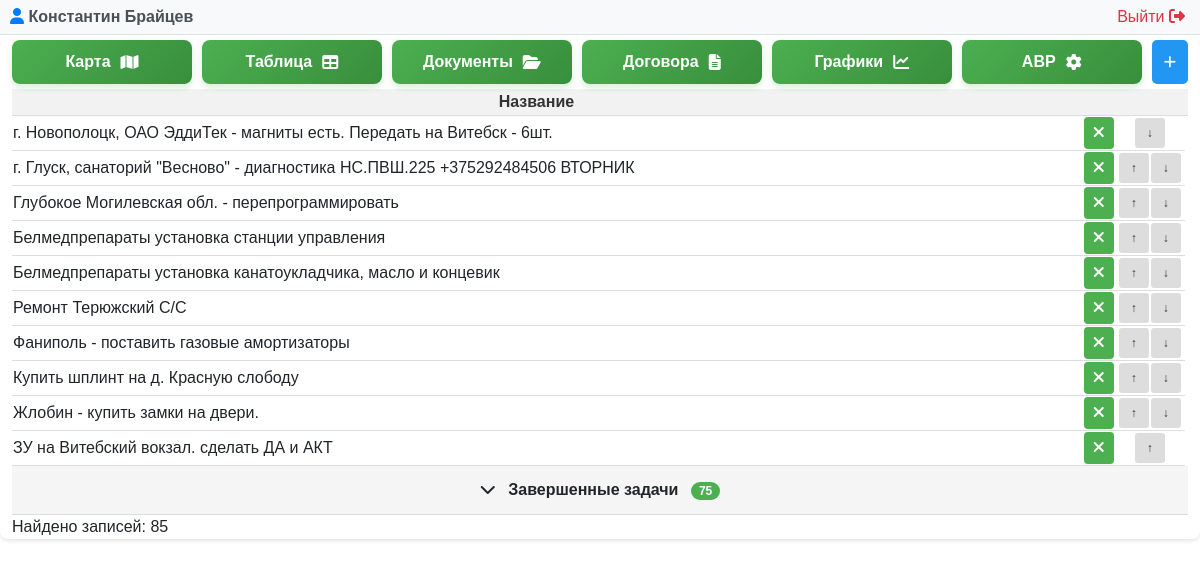
Before: /problem.php (signed in) with the older database file.
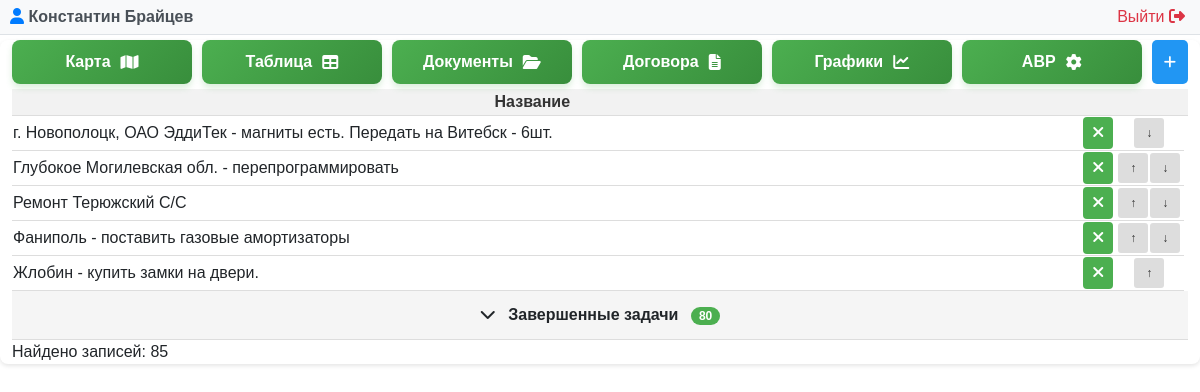
After: the same page with the newer database file.
### tables this page shows
CREATE TABLE "LIFTEH_problem" ("id" integer NOT NULL PRIMARY KEY AUTOINCREMENT, "name" varchar(255) NOT NULL, "created_date" DATETIME DEFAULT CURRENT_TIMESTAMP, "is_completed" bool NOT NULL, "user_id" integer NOT NULL REFERENCES "auth_user" ("id") DEFERRABLE INITIALLY DEFERRED, priority INTEGER);

### problem.php (called while the page is built, shortened)
<?php
require __DIR__ . '/modules/problem/problem.php';

### modules/problem/problem.php (the view, shortened to what the changed rows need)
<?php
try {
    $db = new PDO('sqlite:' . DB_PATH);
    $db->setAttribute(PDO::ATTR_ERRMODE, PDO::ERRMODE_EXCEPTION);
} catch(PDOException $e) {
    die("Ошибка подключения к БД: " . $e->getMessage());
}
$db->exec("CREATE TABLE IF NOT EXISTS LIFTEH_problem (
    id INTEGER PRIMARY KEY AUTOINCREMENT,
    name TEXT NOT NULL,
    created_date DATETIME DEFAULT CURRENT_TIMESTAMP,
    is_completed INTEGER DEFAULT 0,
    user_id INTEGER,
    priority INTEGER DEFAULT 0
)");
$stmt = $db->query("SELECT * FROM LIFTEH_problem WHERE is_completed != 2 ORDER BY is_completed, priority ASC");
$problems = $stmt->fetchAll(PDO::FETCH_ASSOC);
?>
<!DOCTYPE html>
<html lang="ru">
<?php $pageTitle = 'Управление проблемами'; include __DIR__ . '/../../includes/header.php'; ?>
<body>
    <div class="container">
        <table id="problemTable">
            <thead>
                <tr>
                    <th>Название</th>
                    <th></th>
                    <th></th>
                    <th></th>
                </tr>
            </thead>
            <tbody>
                <?php
                $activeProblems = [];
                $completedProblems = [];
                foreach ($problems as $problem) {
                    if ($problem['is_completed'] == 1) {
                        $completedProblems[] = $problem;
                    } else {
                        $activeProblems[] = $problem;
                    }
                }
                ?>
                <?php foreach ($activeProblems as $problem): ?>
                <tr class="problem-row active-row" data-status="active" data-id="<?= $problem['id'] ?>">
                    <td class="<?php if ($problem['is_completed'] == 2) echo 'deleted'; ?>"
                        id="row-<?= $problem['id'] ?>"
                        onclick="openEditModal(<?= $problem['id'] ?>)"
                        style="text-align: left;">
                        <?= htmlspecialchars($problem['name']) ?>
                    </td>
                    <td style="text-align: right;">
                        <form method="POST" style="display: inline;" onsubmit="return toggleComplete(event, this)">
                            <button type="submit" class="status-badge <?= $problem['is_completed'] ? 'status-completed' : 'status-active' ?>" style="width: 30px;">
                                <?= $problem['is_completed'] ? '<i class="fas fa-check"></i>' : '<i class="fas fa-times"></i>' ?>
                            </button>
                        </form>
                    </td>
                    <td style="width: 70px;">
                        <div class="priority-buttons">
                            <?php
                            $minMax = $db->query("SELECT MIN(priority) as min_priority, MAX(priority) as max_priority
                                                    FROM LIFTEH_problem
                                                    WHERE is_completed = 0")->fetch(PDO::FETCH_ASSOC);
                            $minPriority = $minMax['min_priority'];
                            $maxPriority = $minMax['max_priority'];
                            ?>
                            <?php if ($problem['is_completed'] == 0): ?>
                                <?php if ($problem['priority'] > $minPriority): ?>
                                    <form method="POST" style="display: inline;" onsubmit="return movePriority(event, this)">
                                        <button type="submit" class="priority-btn" title="Повысить приоритет">↑</button>
                                    </form>
                                <?php endif; ?>
                                <?php if ($problem['priority'] < $maxPriority): ?>
                                    <form method="POST" style="display: inline;" onsubmit="return movePriority(event, this)">
                                        <button type="submit" class="priority-btn" title="Понизить приоритет">↓</button>
                                    </form>
                                <?php endif; ?>
                            <?php else: ?>
                                <span class="priority-disabled"></span>
                            <?php endif; ?>
                        </div>
                    </td>
                </tr>
                <?php endforeach; ?>
                <?php if (count($completedProblems) > 0): ?>
                <tr class="accordion-row" id="accordionRow">
                    <td colspan="4" style="background-color: #f5f5f5; cursor: pointer; padding: 12px; text-align: center; font-weight: bold;" onclick="toggleCompletedTasks()">
                        <span id="accordionIcon">
                            <i class="fas fa-chevron-down"></i>
                        </span>
                        Завершенные задачи
                        <span style="background-color: #4CAF50; color: white; padding: 2px 8px; border-radius: 12px; font-size: 12px; margin-left: 8px;">
                            <?= count($completedProblems) ?>
                        </span>
                    </td>
                </tr>
                <?php endif; ?>
            </tbody>
        </table>
    </div>
</body>
</html>

Changed rows visible on the page:
no longer on this page (row edited): lifteh_problem: name "г. Глуск, санаторий \"Весново\" - диагностика НС.ПВШ.225 +375292484506 ВТОРНИК", is_completed False (drawn)
no longer on this page (row edited): lifteh_problem: name "Белмедпрепараты установка станции управления", is_completed False (drawn)
no longer on this page (row edited): lifteh_problem: name "Белмедпрепараты установка канатоукладчика, масло и концевик", is_completed False (drawn)
no longer on this page (row edited): lifteh_problem: name "Купить шплинт на д. Красную слободу", is_completed False (drawn)
no longer on this page (row edited): lifteh_problem: name "ЗУ на Витебский вокзал. сделать ДА и АКТ", is_completed False (drawn)
shown differently, row unchanged: lifteh_problem "Жлобин - купить замки на двери.": no longer shows "↓"
Other visible differences:
count($completedProblems): "75" → "80"
